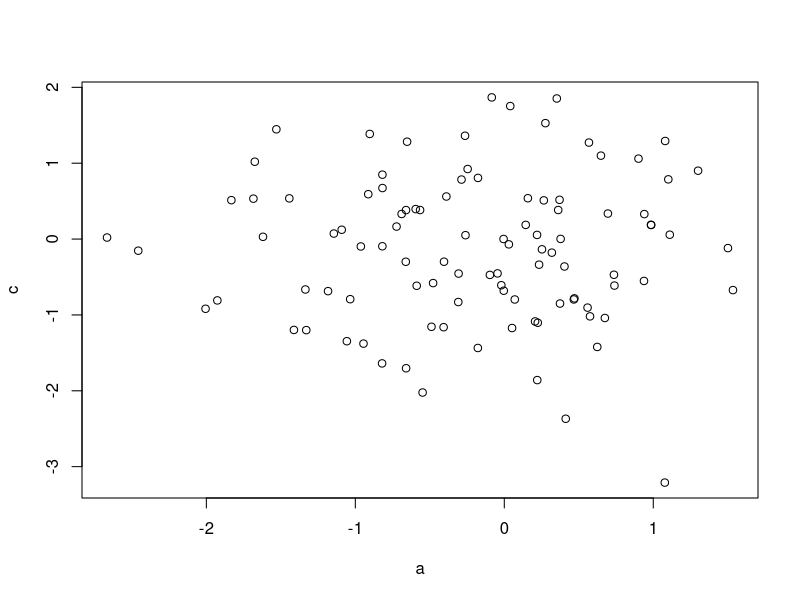
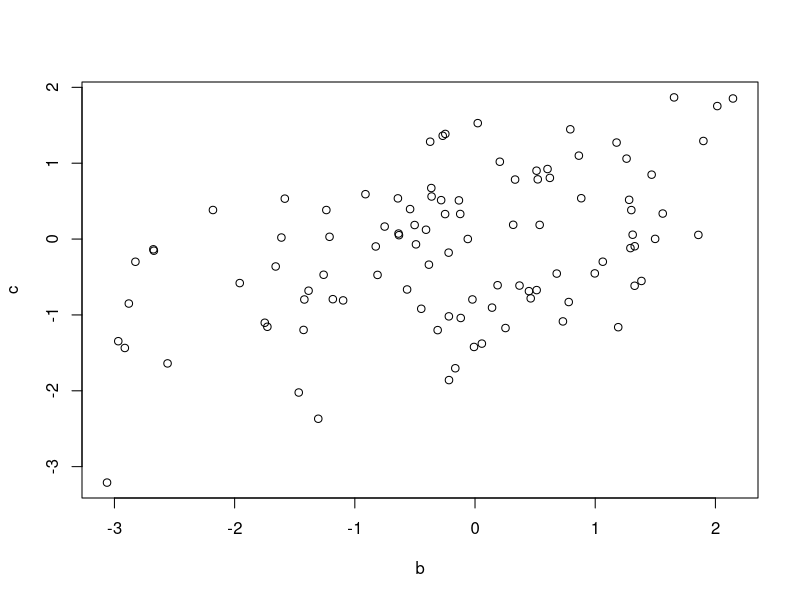

Recreate these plots in R, in order.
## ---- chunk 1

a <- rnorm(100, 0, 1)

c <- rnorm(100, 0, 1)

b <- a*0.5 + c*0.5 + rnorm(100, 0, 1)


summary(lm(a ~ c + b))


plot(a,c)
plot(b,c)


